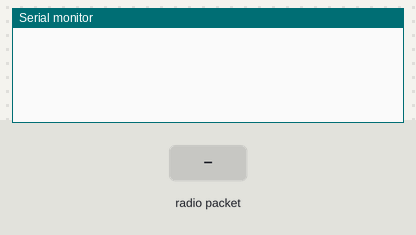
Bench run of a sketch on a simulated Arduino Uno, built with avr-gcc and run on an emulated ATmega328P. Parts: the last lines printed to the serial monitor. Inputs (shaded band) come from the test bench. No radio packets arrive unless stated.

Above: at 1.2 s.
1.3 s: radio packet "f" arrives
At 2.3 s:
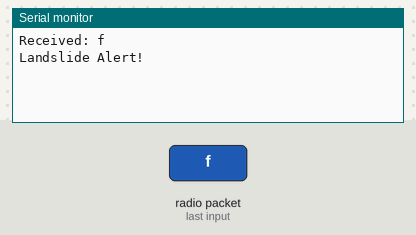
2.8 s: radio packet "b" arrives
At 3.4 s:
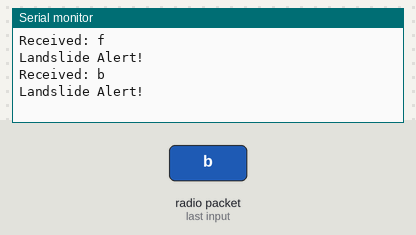
4.3 s: radio packet "r" arrives
At 5.5 s:
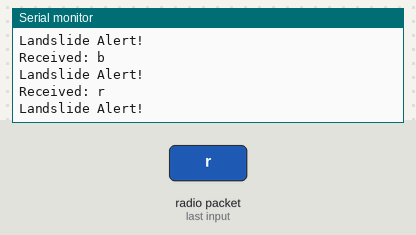
5.8 s: radio packet "l" arrives
At 6.9 s:
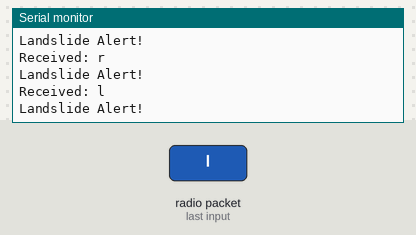
7.3 s: radio packet "s" arrives
At 8.0 s:
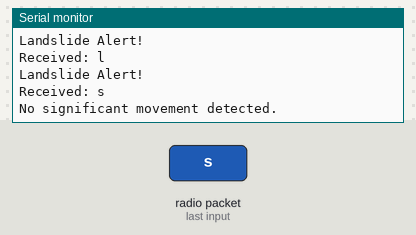

The sketch:

incinometer_receiver.ino
```cpp
#include <VirtualWire.h>

char received_data[2];  // Array to store received data (1 char + null terminator)
uint8_t message_length = sizeof(received_data);

void setup()
{
  Serial.begin(9600);        // Begin serial communication
  vw_set_rx_pin(11);         // Set pin 11 as the receiver pin
  vw_setup(2000);            // Initialize the VirtualWire library at 2000bps
  vw_rx_start();             // Start the receiver
}

void loop()
{
  if (vw_get_message((uint8_t *)received_data, &message_length))  // Check if data received
  {
    // Print received data for debugging
    Serial.print("Received: ");
    Serial.println(received_data[0]);

    // Trigger a landslide alert for any directional movement
    if (received_data[0] == 'f' || received_data[0] == 'b' ||
        received_data[0] == 'r' || received_data[0] == 'l')
    {
      Serial.println("Landslide Alert!");
    }
    else if (received_data[0] == 's')  // Stop, no movement
    {
      Serial.println("No significant movement detected.");
    }
    else
    {
      Serial.println("Unknown command received.");
    }
  }
}
```

Measured:
- after the input at 1.3 s, the serial monitor: prints a new line at once (image 1)
- after the input at 2.8 s, the serial monitor: prints a new line at once (image 2)
- after the input at 4.3 s, the serial monitor: prints a new line at once (image 3)
- after the input at 5.8 s, the serial monitor: prints a new line at once (image 4)
- after the input at 7.3 s, the serial monitor: prints a new line at once (image 5)
